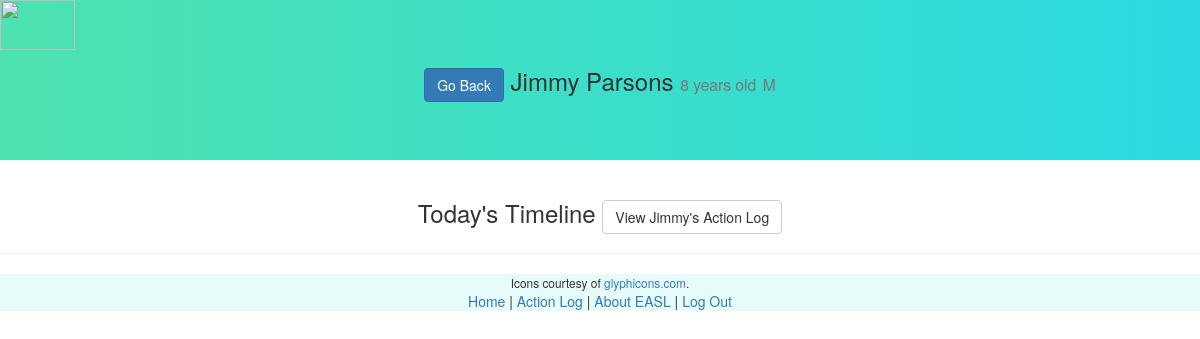
Screenshot of /student/8/ (signed in) with the database file from the repository.
### webApp/models.py (models this page shows, shortened)
class Student(models.Model):
    first_name = models.CharField(max_length=50)
    last_name = models.CharField(max_length=50)
    date_of_birth = models.DateField()
    gender = models.CharField(max_length=10, choices=[('M', 'Male'), ('F', 'Female')])
    parent = models.ForeignKey(User, null=True, blank=True, on_delete=models.CASCADE)
    def age(self):
        today = date.today()
        try:
            birthday = self.date_of_birth.replace(year=today.year)
        except ValueError:
            birthday = self.date_of_birth.replace(year=today.year)
        if birthday > today:
            return today.year - self.date_of_birth.year - 1
        else:
            return today.year - self.date_of_birth.year
    class Meta:
        unique_together = [("first_name", "last_name", "date_of_birth")]
        ordering = ['last_name']

### webApp/views.py (the view)
# urls.py: url(r'^student/(\d+)/', views.student_detail, name='student_detail'),
def student_detail(request, id):
    if request.user.is_authenticated:
        try:
            student = Student.objects.get(id=id)
        except Student.DoesNotExist:
            raise Http404('Student not found')
        if request.user.is_staff or student.parent == request.user:
            today_min = datetime.datetime.combine(datetime.date.today(), datetime.time.min)
            today_max = datetime.datetime.combine(datetime.date.today(), datetime.time.max)
            actions = Action.objects.filter(student=student, time__range=(today_min, today_max))
            return render(request, 'student_detail.html', {'student': student, 'actions': actions})
        else:
            return redirect('/unauth')
    else:
        return redirect('/accounts/login')

### webApp/templates/student_detail.html (shortened to what this page needs)
{% extends "base.html" %}
{% load bootstrap3 %}
{% load static %}
{% block content %}
<img class ='logo' src='https://s3.amazonaws.com/easl-static/eASl_logo.png' height="50" width="75">
<div class="jumbotron text-center">
  <h3>
    <a class="btn btn-primary" href="{% url 'home' %}";>Go Back</a>
    {{ student.first_name|capfirst }} {{ student.last_name|capfirst }}
    <small>{{ student.age }} years old</small>
    <small>{{ student.gender }}</small>
  </h3>
</div>
<div class="page-header">
  <h3 class="text-center"> Today's Timeline
    <a class="btn btn-default" href="{% url 'student_action_log' student.id %}";>
      View {{ student.first_name|capfirst }}'s Action Log
    </a>
  </h3>
</div>
<div class="text-center" id=timeline>
  <small>Icons courtesy of <a href="https://glyphicons.com/">glyphicons.com</a>.</small>
</div>
{% endblock %}

### webApp/templates/student_detail.html (style rules this page uses)
#timeline { background: #E7FBFB; }
.jumbotron { background: linear-gradient(to right, #4DE2B0, #2ADAE1); }
.logo { position: absolute; float:left; }

### rows the page displays
Student: first_name "Jimmy", last_name "Parsons", age "8", gender "M"
